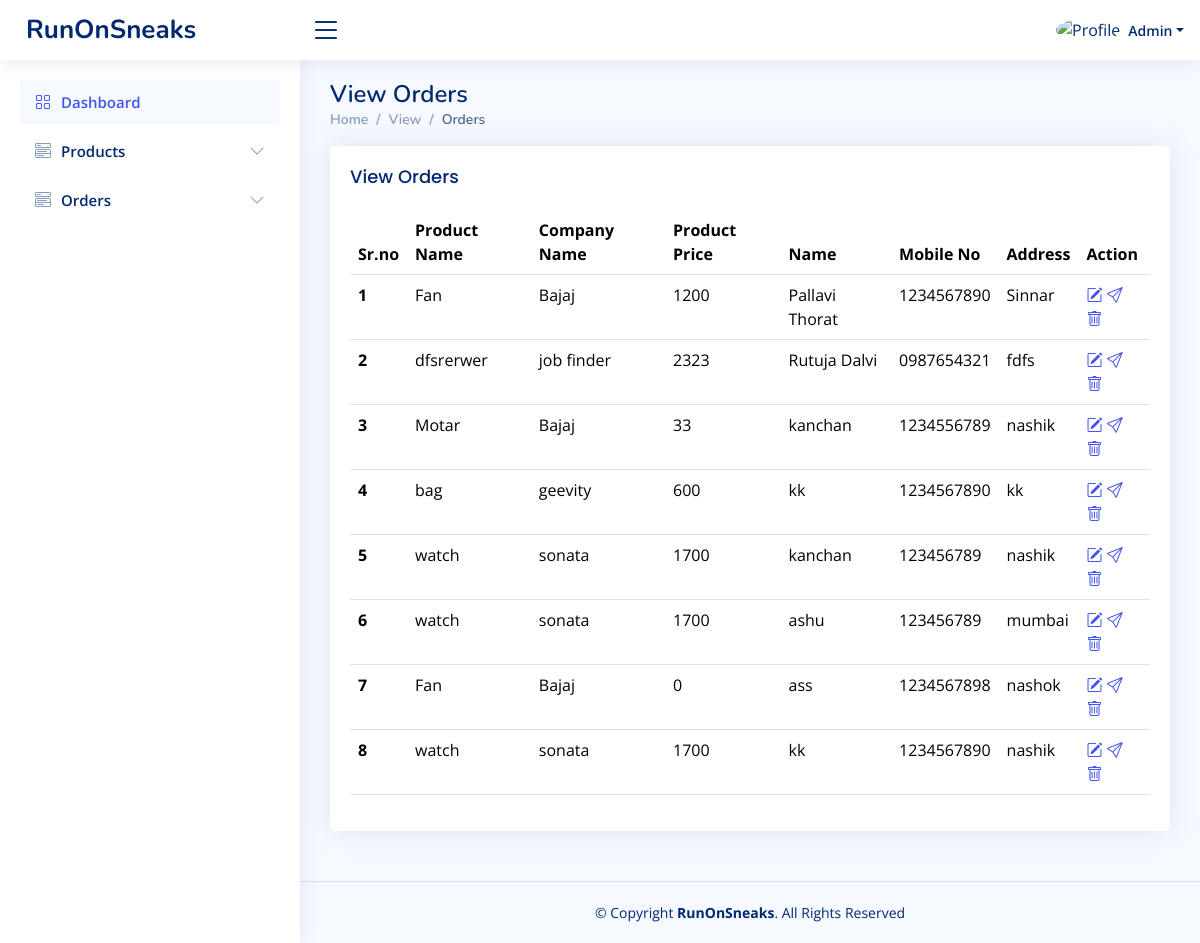
Screenshot of /E-shoes/E-shoes/view_orders.php (signed in) with the database file from the repository.
### tables this page shows
CREATE TABLE `order_info` (
  `id` int(11) NOT NULL,
  `product_name` varchar(200) NOT NULL,
  `company_name` varchar(200) NOT NULL,
  `product_price` int(50) NOT NULL,
  `cust_name` varchar(100) NOT NULL,
  `cust_mobile` varchar(10) NOT NULL,
  `cust_address` varchar(200) NOT NULL,
  `order_by` int(11) NOT NULL,
  `order_status` varchar(100) NOT NULL,
  `reason` varchar(200) NOT NULL
);

### E-shoes/E-shoes/view_orders.php (the view, shortened to what this page needs)
<?php
include('header.php');
?>
<main id="main" class="main">
  <div class="pagetitle">
    <h1>View Orders</h1>
    <nav>
      <ol class="breadcrumb">
        <li class="breadcrumb-item"><a href="index.php">Home</a></li>
        <li class="breadcrumb-item">View</li>
        <li class="breadcrumb-item active">Orders</li>
      </ol>
    </nav>
  </div>
  <section class="section">
    <div class="row">
      <div class="col-lg-12">
        <div class="card">
          <div class="card-body">
            <h5 class="card-title">View Orders</h5>
            <table class="table datatable">
              <thead>
                <tr>
                  <th scope="col">Sr.no</th>
                  <th scope="col">Product Name</th>
                  <th scope="col">Company Name</th>
                  <th scope="col">Product Price</th>
                  <th scope="col">Name</th>
                  <th scope="col">Mobile No</th>
                  <th scope="col">Address</th>
                  <th scope="col">Action</th>
                </tr>
              </thead>
              <tbody>
                <?php
                $login_id = $_SESSION['login_id'];
                include("process\connection.php");
                $count = 1;
                if ($_SESSION['role_id'] == 0) {
                  $querry = "Select * from order_info";
                } else {
                  $querry = "Select * from order_info where order_by='$login_id'";
                }
                $result = mysqli_query($conn, $querry);
                while ($row = mysqli_fetch_assoc($result)) {
                ?>
                  <tr>
                    <th scope="row">
                      <?php echo $count; ?>
                    </th>
                    <td>
                      <?php echo $row['product_name']; ?>
                    </td>
                    <td>
                      <?php echo $row['company_name']; ?>
                    </td>
                    <td>
                      <?php echo $row['product_price']; ?>
                    </td>
                    <td>
                      <?php echo $row['cust_name']; ?>
                    </td>
                    <td>
                      <?php echo $row['cust_mobile']; ?>
                    </td>
                    <td>
                      <?php echo $row['cust_address']; ?>
                    </td>
                    <td>
                      <a href="edit_orders.php?id=<?php echo $row['id']; ?>"><i class="bi bi-pencil-square"></i></a>
                      <?php if ($_SESSION['role_id'] == 0) { ?>
                        <a href="" data-bs-toggle="modal" data-bs-target="#order_form"><i class="bi bi-send" title="Order Status"></i></a>
                      <?php } ?>
                      <a href="delete_orders.php?id=<?php echo $row['id']; ?>" onclick="return confirm('Are you sure you want to delete this Order?')"><i class="bi bi-trash"></i></a>
                    </td>
                  </tr>
                <?php $count++;
                } ?>
              </tbody>
            </table>
          </div>
        </div>
      </div>
    </div>
  </section>
</main>
<?php include('footer.php'); ?>

### E-shoes/E-shoes/assets/css/style.css (style rules this page uses)
:root { scroll-behavior: smooth; }
body { font-family: "Open Sans", sans-serif; background: #f6f9ff; color: #444444; }
a { color: #4154f1; text-decoration: none; }
h1, h2, h3, h4, h5, h6 { font-family: "Nunito", sans-serif; }
#main { margin-top: 60px; padding: 20px 30px; transition: all 0.3s; }
.pagetitle { margin-bottom: 10px; }
.pagetitle h1 { font-size: 24px; margin-bottom: 0; font-weight: 600; color: #012970; }
.card { margin-bottom: 30px; border: none; border-radius: 5px; box-shadow: 0px 0 30px rgba(1, 41, 112, 0.1); }
.card-title { padding: 20px 0 15px 0; font-size: 18px; font-weight: 500; color: #012970; font-family: "Poppins", sans-serif; }
.card-body { padding: 0 20px 20px 20px; }
.breadcrumb { font-size: 14px; font-family: "Nunito", sans-serif; color: #899bbd; font-weight: 600; }
.breadcrumb a { color: #899bbd; transition: 0.3s; }
.breadcrumb .breadcrumb-item::before { color: #899bbd; }
.breadcrumb .active { color: #51678f; font-weight: 600; }
@media (min-width: 1200px) { #main, #footer { margin-left: 300px; } }

### rows the page displays
order_info: product_name "Fan", company_name "Bajaj", product_price "1200", cust_name "Pallavi Thorat", cust_mobile "1234567890", cust_address "Sinnar"
order_info: product_name "dfsrerwer", company_name "job finder", product_price "2323", cust_name "Rutuja Dalvi", cust_mobile "0987654321", cust_address "fdfs"
order_info: product_name "Motar", company_name "Bajaj", product_price "33", cust_name "kanchan", cust_mobile "1234556789", cust_address "nashik"
order_info: product_name "bag", company_name "geevity", product_price "600", cust_name "kk", cust_mobile "1234567890", cust_address "kk"
order_info: product_name "watch", company_name "sonata", product_price "1700", cust_name "kanchan", cust_mobile "123456789", cust_address "nashik"
order_info: product_name "watch", company_name "sonata", product_price "1700", cust_name "ashu", cust_mobile "123456789", cust_address "mumbai"
order_info: product_name "Fan", company_name "Bajaj", product_price "0", cust_name "ass", cust_mobile "1234567898", cust_address "nashok"
order_info: product_name "watch", company_name "sonata", product_price "1700", cust_name "kk", cust_mobile "1234567890", cust_address "nashik"
